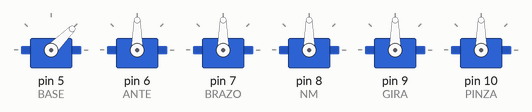
Simulated run of this sketch. Board: Arduino Uno, built with avr-gcc and run on an emulated ATmega328P. On the bench: 6 × servo.

Above: at 0.1 s.
At 4.1 s:
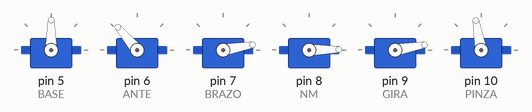
At 6.4 s:
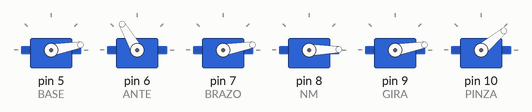
At 16.2 s:
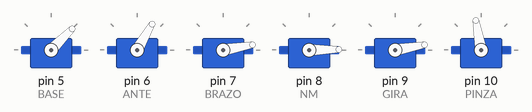
At 23.8 s:
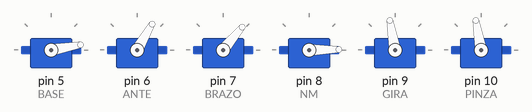
At 38.2 s:
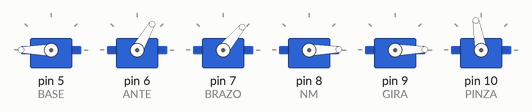
Timing chart, 0 to 40.0 s (numbered marks = the images above):
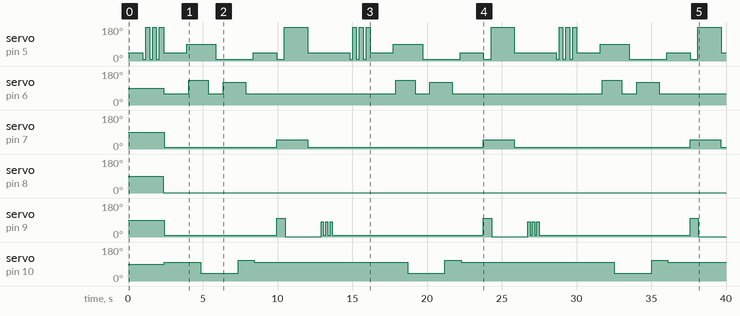

The sketch:

Brazo_Robot_Gestos.ino
```cpp
//AGARRA Y MUEVE
#include <Servo.h>
Servo servomotor;
Servo PINZA;
Servo GIRA;
Servo NM;
Servo BRAZO;
Servo ANTE;
Servo BASE;

void setup(){
  BASE.attach(5, 500, 2500);    // BASE 5
  ANTE.attach(6, 500, 2500);    // ANTE 6
  BRAZO.attach(7, 500, 2500);   // BRAZO 7
  NM.attach(8, 500, 2500);      // NO MOVER 8
  GIRA.attach(9, 500, 2500);    // GIRA 9
  PINZA.attach(10, 500, 2500);  // PINZA 10
}

void INICIO(){
    NM.write(1);
    delay(15);
    BASE.write(45); //1-180 --80
    delay(15);
    ANTE.write(60);// 40-180 --160 ---120
    delay(15);
    BRAZO.write(10);//10-180 --180 ---110
    delay(15);
    GIRA.write(10);//10-150 -- 90
    delay(15);
    PINZA.write(100);//100-40 --100
    delay(1500);
}
void AGARRE(){
    BASE.write(90);
    delay(150);
     ANTE.write(130);
    delay(800);
    PINZA.write(40);
    delay(500);
    ANTE.write(60);
    delay(500);
    BASE.write(10);
    delay(500);
    ANTE.write(120);
    delay(1000);
    PINZA.write(110);
    delay(500);
    ANTE.write(60);
    delay(500);
}
void OTRO(){
    BASE.write(10);
    GIRA.write(100);
    BRAZO.write(50);//10-180 --180 ---110
    delay(15);
    delay(500);
    BASE.write(180);
    delay(40);
    GIRA.write(1);
    delay(1500);
    BRAZO.write(10);//10-180 --180 ---110
    delay(15);
}
void SI(){
  BASE.write(45);
  delay(900);
  GIRA.write(80);
  delay(150);
  GIRA.write(10);
  delay(150);
  GIRA.write(80);
  delay(150);
  GIRA.write(10);
  delay(150);
  GIRA.write(80);
  delay(150);
  GIRA.write(10);
  delay(150);
}
void NO(){
  BASE.write(45);
  delay(1000);
  BASE.write(10);
  delay(200);
  BASE.write(180);
  delay(250);
  BASE.write(10);
  delay(200);
  BASE.write(180);
  delay(250);
  BASE.write(10);
  delay(200);
  BASE.write(180);
  delay(250);
}
void loop(){
    NO();
    INICIO();
    AGARRE();
    INICIO();
    OTRO();
    SI();

}
```

Measured:
- by itself, servo on pin 6 (ANTE): repeats every 13.8 s: 130° 1.3 s, 60° 1.0 s, 120° 1.5 s, 60° 10.0 s
- by itself, servo on pin 7 (BRAZO): repeats every 13.8 s: 50° 2.1 s, 10° 11.8 s
- by itself, servo on pin 8 (NM): 90° → 1° at 2.4 s
- by itself, servo on pin 9 (GIRA): repeats every 13.8 s: 100° 0.56 s, 1° 2.4 s, 2 × (80° 0.15 s, 10° 0.15 s), 80° 0.15 s, 10° 10.1 s
- by itself, servo on pin 10 (PINZA): repeats every 13.8 s: 40° 2.5 s, 110° 1.1 s, 100° 10.2 s
- by itself, servo on pin 5 (BASE): repeats every 13.8 s: 2 × (180° 0.25 s, 10° 0.20 s), 180° 0.28 s, 45° 1.5 s, 90° 2.0 s, 10° 2.5 s, 45° 1.6 s, 10° 0.52 s, 180° 1.6 s, 45° 2.8 s, 10° 0.20 s
